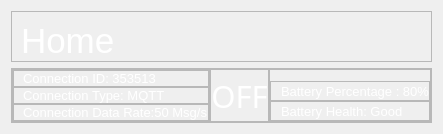
            <widget class="QFrame" name="homeparta">
             <property name="font">
              <font>
               <family>Montserrat SemiBold</family>
              </font>
             </property>
             <property name="styleSheet">
              <string notr="true">color: rgb(255, 255, 255);</string>
             </property>
             <property name="frameShape">
              <enum>QFrame::NoFrame</enum>
             </property>
             <property name="frameShadow">
              <enum>QFrame::Plain</enum>
             </property>
             <layout class="QVBoxLayout" name="verticalLayout_9">
              <item>
               <widget class="QFrame" name="pagetitleframe">
                <property name="minimumSize">
                 <size>
                  <width>0</width>
                  <height>0</height>
                 </size>
                </property>
                <property name="maximumSize">
                 <size>
                  <width>16777215</width>
                  <height>54</height>
                 </size>
                </property>
                <property name="styleSheet">
                 <string notr="true"/>
                </property>
                <property name="frameShape">
                 <enum>QFrame::StyledPanel</enum>
                </property>
                <property name="frameShadow">
                 <enum>QFrame::Raised</enum>
                </property>
                <layout class="QVBoxLayout" name="verticalLayout_20">
                 <property name="rightMargin">
                  <number>0</number>
                 </property>
                 <property name="bottomMargin">
                  <number>0</number>
                 </property>
                 <item>
                  <widget class="QLabel" name="Pagetitle">
                   <property name="font">
                    <font>
                     <family>Segoe UI</family>
                     <pointsize>26</pointsize>
                    </font>
                   </property>
                   <property name="text">
                    <string>Home</string>
                   </property>
                  </widget>
                 </item>
                </layout>
               </widget>
              </item>
              <item>
               <widget class="QFrame" name="statsfora">
                <property name="frameShape">
                 <enum>QFrame::StyledPanel</enum>
                </property>
                <property name="frameShadow">
                 <enum>QFrame::Raised</enum>
                </property>
                <layout class="QHBoxLayout" name="horizontalLayout_3">
                 <property name="spacing">
                  <number>0</number>
                 </property>
                 <property name="leftMargin">
                  <number>0</number>
                 </property>
                 <property name="topMargin">
                  <number>0</number>
                 </property>
                 <property name="rightMargin">
                  <number>0</number>
                 </property>
                 <property name="bottomMargin">
                  <number>0</number>
                 </property>
                 <item>
                  <widget class="QFrame" name="connectionstats">
                   <property name="minimumSize">
                    <size>
                     <width>0</width>
                     <height>0</height>
                    </size>
                   </property>
                   <property name="maximumSize">
                    <size>
                     <width>281</width>
                     <height>16777215</height>
                    </size>
                   </property>
                   <property name="styleSheet">
                    <string notr="true"/>
                   </property>
                   <property name="frameShape">
                    <enum>QFrame::StyledPanel</enum>
                   </property>
                   <property name="frameShadow">
                    <enum>QFrame::Raised</enum>
                   </property>
                   <layout class="QVBoxLayout" name="verticalLayout_11">
                    <property name="spacing">
                     <number>0</number>
                    </property>
                    <property name="leftMargin">
                     <number>0</number>
                    </property>
                    <property name="topMargin">
                     <number>0</number>
                    </property>
                    <property name="rightMargin">
                     <number>0</number>
                    </property>
                    <property name="bottomMargin">
                     <number>0</number>
                    </property>
                    <item>
                     <widget class="QFrame" name="frame_5">
                      <property name="styleSheet">
                       <string notr="true"/>
                      </property>
                      <property name="frameShape">
                       <enum>QFrame::StyledPanel</enum>
                      </property>
                      <property name="frameShadow">
                       <enum>QFrame::Raised</enum>
                      </property>
                      <layout class="QVBoxLayout" name="verticalLayout_12">
                       <property name="spacing">
                        <number>0</number>
                       </property>
                       <property name="topMargin">
                        <number>0</number>
                       </property>
                       <property name="rightMargin">
                        <number>0</number>
                       </property>
                       <property name="bottomMargin">
                        <number>0</number>
                       </property>
                       <item>
                        <widget class="QLabel" name="Connectionid">
                         <property name="font">
                          <font>
                           <family>Segoe UI</family>
                           <pointsize>10</pointsize>
                          </font>
                         </property>
                         <property name="text">
                          <string>Connection ID: 353513</string>
                         </property>
                        </widget>
                       </item>
                      </layout>
                     </widget>
                    </item>
                    <item>
                     <widget class="QFrame" name="frame_6">
                      <property name="styleSheet">
                       <string notr="true"/>
                      </property>
                      <property name="frameShape">
                       <enum>QFrame::StyledPanel</enum>
                      </property>
                      <property name="frameShadow">
                       <enum>QFrame::Raised</enum>
                      </property>
                      <layout class="QVBoxLayout" name="verticalLayout_13">
                       <property name="spacing">
                        <number>0</number>
                       </property>
                       <property name="topMargin">
                        <number>0</number>
                       </property>
                       <property name="rightMargin">
                        <number>0</number>
                       </property>
                       <property name="bottomMargin">
                        <number>0</number>
                       </property>
                       <item>
                        <widget class="QLabel" name="ConnectionType">
                         <property name="font">
                          <font>
                           <family>Segoe UI</family>
                           <pointsize>10</pointsize>
                          </font>
                         </property>
                         <property name="text">
                          <string>Connection Type: MQTT</string>
                         </property>
                        </widget>
                       </item>
                      </layout>
                     </widget>
                    </item>
                    <item>
                     <widget class="QFrame" name="frame_9">
                      <property name="styleSheet">
                       <string notr="true"/>
                      </property>
                      <property name="frameShape">
                       <enum>QFrame::StyledPanel</enum>
                      </property>
                      <property name="frameShadow">
                       <enum>QFrame::Raised</enum>
                      </property>
                      <layout class="QVBoxLayout" name="verticalLayout_19">
                       <property name="spacing">
                        <number>0</number>
                       </property>
                       <property name="topMargin">
                        <number>0</number>
                       </property>
                       <property name="rightMargin">
                        <number>0</number>
                       </property>
                       <property name="bottomMargin">
                        <number>0</number>
                       </property>
                       <item>
                        <widget class="QLabel" name="ConnectionDataRate">
                         <property name="font">
                          <font>
                           <family>Segoe UI</family>
                           <pointsize>10</pointsize>
                          </font>
                         </property>
                         <property name="text">
                          <string>Connection Data Rate:50 Msg/s</string>
                         </property>
                        </widget>
                       </item>
                      </layout>
                     </widget>
                    </item>
                   </layout>
                  </widget>
                 </item>
                 <item>
                  <widget class="QFrame" name="modeframe">
                   <property name="maximumSize">
                    <size>
                     <width>200</width>
                     <height>16777215</height>
                    </size>
                   </property>
                   <property name="styleSheet">
                    <string notr="true"/>
                   </property>
                   <property name="frameShape">
                    <enum>QFrame::StyledPanel</enum>
                   </property>
                   <property name="frameShadow">
                    <enum>QFrame::Raised</enum>
                   </property>
                   <layout class="QVBoxLayout" name="verticalLayout_10">
                    <property name="spacing">
                     <number>0</number>
                    </property>
                    <property name="leftMargin">
                     <number>0</number>
                    </property>
                    <property name="topMargin">
                     <number>0</number>
                    </property>
                    <property name="rightMargin">
                     <number>0</number>
                    </property>
                    <property name="bottomMargin">
                     <number>0</number>
                    </property>
                    <item>
                     <widget class="QLabel" name="mode">
                      <property name="font">
                       <font>
                        <family>Segoe UI Light</family>
                        <pointsize>23</pointsize>
                       </font>
                      </property>
                      <property name="styleSheet">
                       <string notr="true"/>
                      </property>
                      <property name="text">
                       <string>OFF</string>
                      </property>
                      <property name="alignment">
                       <set>Qt::AlignCenter</set>
                      </property>
                     </widget>
                    </item>
                   </layout>
                  </widget>
                 </item>
                 <item>
                  <widget class="QFrame" name="Batterystats">
                   <property name="maximumSize">
                    <size>
                     <width>262</width>
                     <height>16777215</height>
                    </size>
                   </property>
                   <property name="styleSheet">
                    <string notr="true"/>
                   </property>
                   <property name="frameShape">
                    <enum>QFrame::StyledPanel</enum>
                   </property>
                   <property name="frameShadow">
                    <enum>QFrame::Raised</enum>
                   </property>
                   <layout class="QVBoxLayout" name="verticalLayout_17">
                    <property name="spacing">
                     <number>0</number>
                    </property>
                    <property name="leftMargin">
                     <number>0</number>
                    </property>
                    <property name="topMargin">
                     <number>11</number>
                    </property>
                    <property name="rightMargin">
                     <number>0</number>
                    </property>
                    <property name="bottomMargin">
                     <number>0</number>
                    </property>
                    <item>
                     <widget class="QFrame" name="frame_11">
                      <property name="styleSheet">
                       <string notr="true"/>
                      </property>
                      <property name="frameShape">
                       <enum>QFrame::StyledPanel</enum>
                      </property>
                      <property name="frameShadow">
                       <enum>QFrame::Raised</enum>
                      </property>
                      <layout class="QVBoxLayout" name="verticalLayout_16">
                       <property name="spacing">
                        <number>0</number>
                       </property>
                       <property name="leftMargin">
                        <number>10</number>
                       </property>
                       <property name="topMargin">
                        <number>0</number>
                       </property>
                       <property name="rightMargin">
                        <number>0</number>
                       </property>
                       <property name="bottomMargin">
                        <number>0</number>
                       </property>
                       <item>
                        <widget class="QLabel" name="batterypercentage">
                         <property name="font">
                          <font>
                           <family>Segoe UI</family>
                           <pointsize>10</pointsize>
                          </font>
                         </property>
                         <property name="text">
                          <string>Battery Percentage : 80%</string>
                         </property>
                        </widget>
                       </item>
                      </layout>
                     </widget>
                    </item>
                    <item>
                     <widget class="QFrame" name="frame_8">
                      <property name="styleSheet">
                       <string notr="true"/>
                      </property>
                      <property name="frameShape">
                       <enum>QFrame::StyledPanel</enum>
                      </property>
                      <property name="frameShadow">
                       <enum>QFrame::Raised</enum>
                      </property>
                      <layout class="QVBoxLayout" name="verticalLayout_14">
                       <property name="spacing">
                        <number>0</number>
                       </property>
                       <property name="leftMargin">
                        <number>10</number>
                       </property>
                       <property name="topMargin">
                        <number>0</number>
                       </property>
                       <property name="rightMargin">
                        <number>0</number>
                       </property>
                       <property name="bottomMargin">
                        <number>0</number>
                       </property>
                       <item>
                        <widget class="QLabel" name="batteryhealth">
                         <property name="font">
                          <font>
                           <family>Segoe UI</family>
                           <pointsize>10</pointsize>
                          </font>
                         </property>
                         <property name="text">
                          <string>Battery Health: Good</string>
                         </property>
                        </widget>
                       </item>
                      </layout>
                     </widget>
                    </item>
                   </layout>
                  </widget>
                 </item>
                </layout>
               </widget>
              </item>
             </layout>
            </widget>
